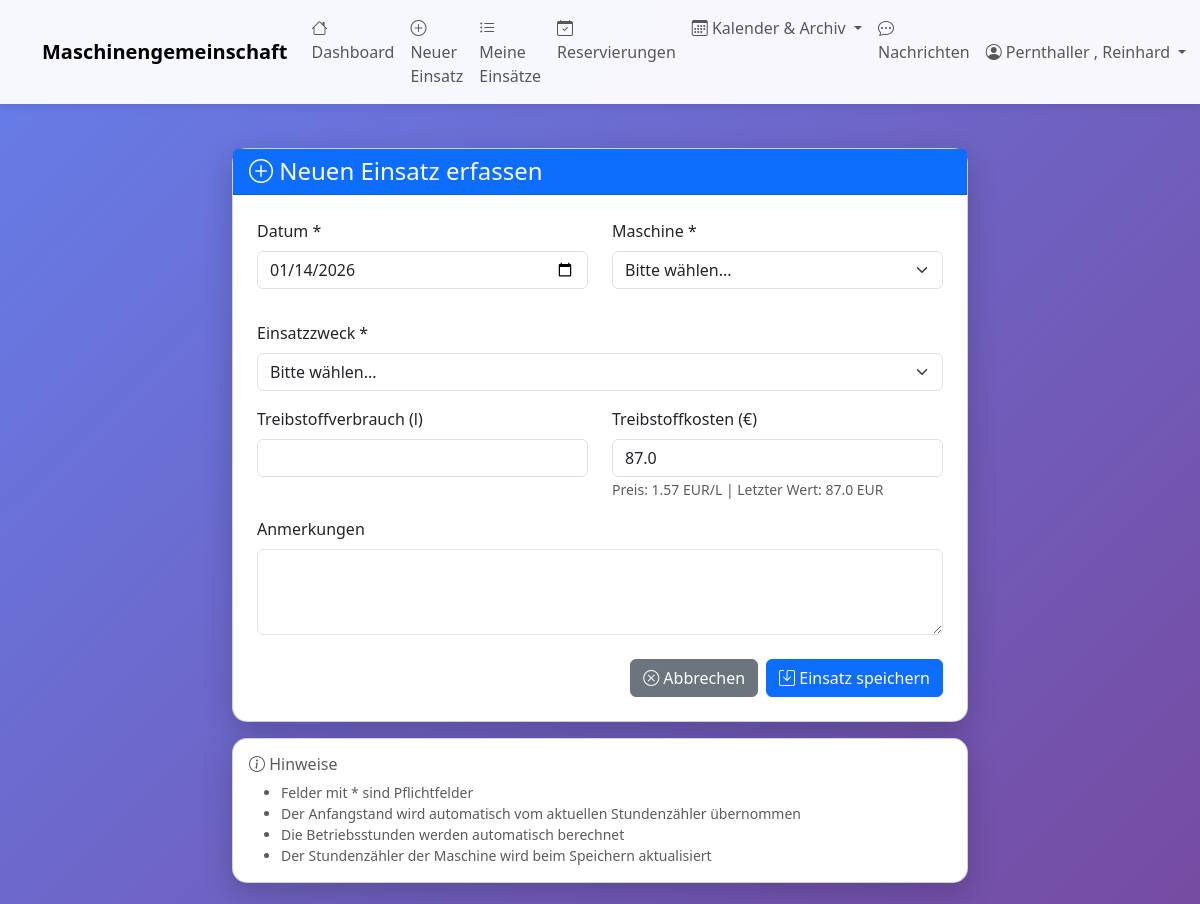
Screenshot of /neuer-einsatz (signed in) with the database file from the repository.
### tables this page shows
CREATE TABLE benutzer (
    id INTEGER PRIMARY KEY AUTOINCREMENT,
    name TEXT NOT NULL,
    vorname TEXT,
    username TEXT UNIQUE,
    password_hash TEXT,
    adresse TEXT,
    telefon TEXT,
    email TEXT,
    mitglied_seit DATE,
    aktiv BOOLEAN DEFAULT 1,
    bemerkungen TEXT
, is_admin BOOLEAN DEFAULT 0, treibstoffkosten_preis REAL DEFAULT 1.50, backup_schwellwert INTEGER DEFAULT 50, letzter_treibstoffpreis REAL, admin_level INTEGER DEFAULT 0);

### web_app.py (the view, shortened to what this page needs)
@app.route('/neuer-einsatz', methods=['GET', 'POST'])
@login_required
def neuer_einsatz():
    with MaschinenDBContext(DB_PATH) as db:
        cursor = db.connection.cursor()
        cursor.execute("""
            SELECT DISTINCT m.*
            FROM maschinen m
            JOIN gemeinschaften g ON m.gemeinschaft_id = g.id
            JOIN mitglied_gemeinschaft mg ON g.id = mg.gemeinschaft_id
            WHERE mg.mitglied_id = ?
              AND m.aktiv = 1
              AND g.aktiv = 1
            ORDER BY m.bezeichnung
        """, (session['benutzer_id'],))
        columns = [desc[0] for desc in cursor.description]
        maschinen = [dict(zip(columns, row)) for row in cursor.fetchall()]
        heute_datum = datetime.now().strftime('%Y-%m-%d')
        for maschine in maschinen:
            cursor.execute("""
                SELECT r.*, b.name || ' ' || COALESCE(b.vorname, '') as benutzer_name
                FROM maschinen_reservierungen r
                JOIN benutzer b ON r.benutzer_id = b.id
                WHERE r.maschine_id = ?
                  AND r.datum = ?
                  AND r.status = 'aktiv'
                ORDER BY r.uhrzeit_von
                LIMIT 1
            """, (maschine['id'], heute_datum))
            res = cursor.fetchone()
            if res:
                res_dict = dict(zip([desc[0] for desc in cursor.description], res))
                maschine['reservierung_aktiv'] = True
                maschine['reservierung_info'] = f"Heute reserviert: {res_dict['uhrzeit_von']}-{res_dict['uhrzeit_bis']} ({res_dict['benutzer_name']})"
            else:
                maschine['reservierung_aktiv'] = False
        einsatzzwecke = db.get_all_einsatzzwecke()
        benutzer = db.get_benutzer(session['benutzer_id'])
        treibstoffkosten_preis = benutzer.get('treibstoffkosten_preis', 1.50)
        cursor.execute("""
            SELECT letzter_treibstoffpreis FROM benutzer WHERE id = ?
        """, (session['benutzer_id'],))
        result = cursor.fetchone()
        letzter_treibstoffpreis = result[0] if result and result[0] else None
    return render_template('neuer_einsatz.html',
                         maschinen=maschinen,
                         einsatzzwecke=einsatzzwecke,
                         heute=datetime.now().strftime('%Y-%m-%d'),
                         treibstoffkosten_preis=treibstoffkosten_preis,
                         letzter_treibstoffpreis=letzter_treibstoffpreis)

### database.py (called while the page is built)
    def connect(self):
        self.connection = sqlite3.connect(self.db_path)
        self.connection.row_factory = sqlite3.Row
        self.cursor = self.connection.cursor()

    def close(self):
        if self.connection:
            self.connection.close()

    def get_benutzer(self, benutzer_id: int) -> Optional[Dict]:
        sql = "SELECT * FROM benutzer WHERE id = ?"
        self.cursor.execute(sql, (benutzer_id,))
        row = self.cursor.fetchone()
        return dict(row) if row else None

    def get_all_einsatzzwecke(self, nur_aktive: bool = True) -> List[Dict]:
        sql = "SELECT * FROM einsatzzwecke"
        if nur_aktive:
            sql += " WHERE aktiv = 1"
        sql += " ORDER BY bezeichnung"
        self.cursor.execute(sql)
        return [dict(row) for row in self.cursor.fetchall()]

    def __enter__(self):
        self.connect()
        return self

    def __exit__(self, exc_type, exc_val, exc_tb):
        if exc_type is None:
            self.connection.commit()
        else:
            self.connection.rollback()
        self.close()
        return False

### web_app.py (called while the page is built)
def login_required(f):
    @wraps(f)
    def decorated_function(*args, **kwargs):
        if 'benutzer_id' not in session:
            flash('Bitte melden Sie sich an.', 'warning')
            return redirect(url_for('login'))
        return f(*args, **kwargs)
    return decorated_function

### templates/neuer_einsatz.html (shortened to what this page needs)
{% extends "base.html" %}
{% block content %}
<div class="row mt-4 justify-content-center">
    <div class="col-lg-8">
        <div class="card">
            <div class="card-header bg-primary text-white">
                <h4 class="mb-0">
                    <i class="bi bi-plus-circle"></i> Neuen Einsatz erfassen
                </h4>
            </div>
            <div class="card-body p-4">
                <form method="POST" id="einsatzForm">
                    <div class="row">
                        <div class="col-md-6 mb-3">
                            <label for="datum" class="form-label">Datum *</label>
                            <input type="date" class="form-control" id="datum" name="datum"
                                   value="{{ heute }}" required>
                        </div>
                        <div class="col-md-6 mb-3">
                            <label for="maschine_id" class="form-label">Maschine *</label>
                            <select class="form-select" id="maschine_id" name="maschine_id" required>
                                <option value="">Bitte wählen...</option>
                            </select>
                        </div>
                    </div>
                    <div class="mb-3">
                        <label for="einsatzzweck_id" class="form-label">Einsatzzweck *</label>
                        <select class="form-select" id="einsatzzweck_id" name="einsatzzweck_id" required>
                            <option value="">Bitte wählen...</option>
                        </select>
                    </div>
                    <div class="row">
                        <div class="col-md-6 mb-3">
                            <label for="treibstoffverbrauch" class="form-label">
                                Treibstoffverbrauch (l)
                            </label>
                            <input type="number" class="form-control" id="treibstoffverbrauch"
                                   name="treibstoffverbrauch" step="0.1"
                                   oninput="berechneTreibstoffkosten()">
                        </div>
                        <div class="col-md-6 mb-3">
                            <label for="treibstoffkosten" class="form-label">
                                Treibstoffkosten (€)
                            </label>
                            <input type="number" class="form-control" id="treibstoffkosten"
                                   name="treibstoffkosten" step="0.01"
                                   {% if letzter_treibstoffpreis %}value="{{ letzter_treibstoffpreis|round(2) }}"{% endif %}>
                            <small class="text-muted">
                                Preis: {{ treibstoffkosten_preis|round(2) }} EUR/L
                                {% if letzter_treibstoffpreis %}
                                | Letzter Wert: {{ letzter_treibstoffpreis|round(2) }} EUR
                                {% endif %}
                            </small>
                        </div>
                    </div>
                    <div class="mb-4">
                        <label for="anmerkungen" class="form-label">Anmerkungen</label>
                        <textarea class="form-control" id="anmerkungen" name="anmerkungen"
                                  rows="3"></textarea>
                    </div>
                    <div class="d-grid gap-2 d-md-flex justify-content-md-end">
                        <a href="{{ url_for('dashboard') }}" class="btn btn-secondary">
                            <i class="bi bi-x-circle"></i> Abbrechen
                        </a>
                        <button type="submit" class="btn btn-primary">
                            <i class="bi bi-save"></i> Einsatz speichern
                        </button>
                    </div>
                </form>
            </div>
        </div>
        <div class="card mt-3">
            <div class="card-body">
                <h6 class="text-muted mb-2">
                    <i class="bi bi-info-circle"></i> Hinweise
                </h6>
                <ul class="small text-muted mb-0">
                    <li>Felder mit * sind Pflichtfelder</li>
                    <li>Der Anfangstand wird automatisch vom aktuellen Stundenzähler übernommen</li>
                    <li>Die Betriebsstunden werden automatisch berechnet</li>
                    <li>Der Stundenzähler der Maschine wird beim Speichern aktualisiert</li>
                </ul>
            </div>
        </div>
    </div>
</div>
{% endblock %}

### templates/base.html (style rules this page uses)
body { min-height: 100vh; background: linear-gradient(135deg, #667eea 0%, #764ba2 100%); }
.card { border-radius: 15px; box-shadow: 0 10px 30px rgba(0,0,0,0.2); }

### rows the page displays
benutzer: treibstoffkosten "87.0", treibstoffkosten_preis "1.57", letzter_treibstoffpreis "87.0"

### other values shown
{{ session.get('benutzer_name') }} "Pernthaller , Reinhard"
